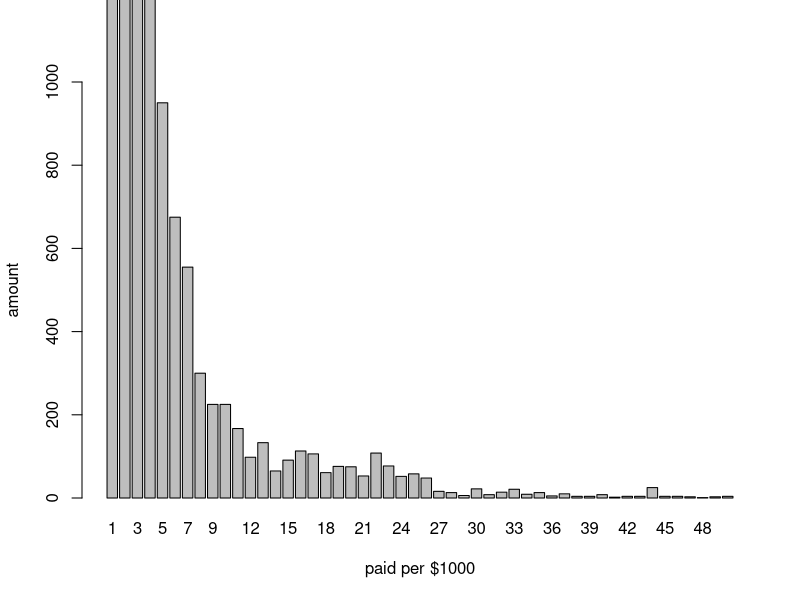
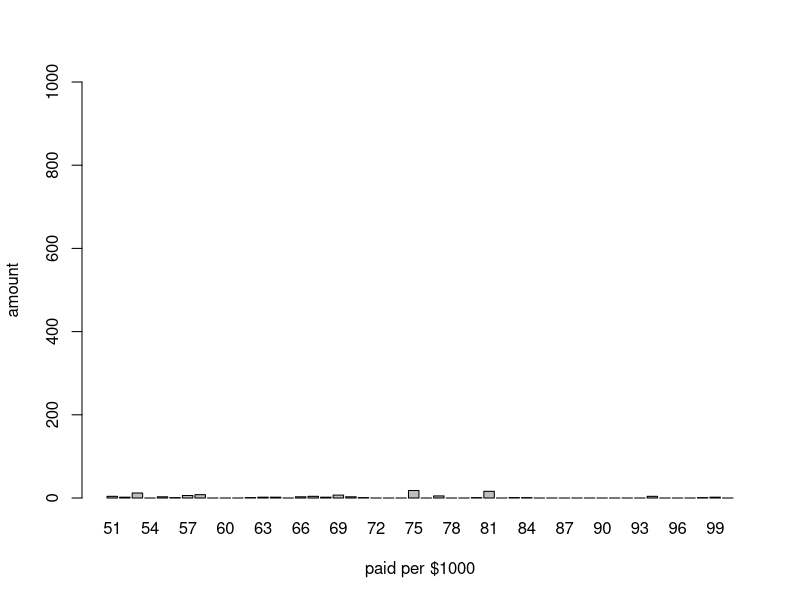

The R source for these figures, in order:
png('amount_stat.png')
v<-c(26586, 15644, 5277, 2623, 950, 675, 555, 300, 225, 225, 167, 98, 133, 65, 91, 113, 106, 61, 76, 75, 53, 108, 77, 52, 58, 48, 16, 13, 6, 22, 8, 14, 21, 9, 13, 5, 10, 4, 4, 8, 2, 4, 4, 25, 4, 4, 3, 1, 3, 4)
names(v) <- seq(1, length(v))
g = barplot(v, ylab = "amount", xlab = "paid per $1000", ylim=c(0,1000))
dev.off()

png('amount_stat_51_100.png')
v<-c(4, 2, 12, 0, 3, 1, 6, 8, 0, 0, 0, 1, 2, 2, 0, 3, 4, 2, 7, 3, 1, 0, 0, 0, 18, 0, 5, 0, 0, 1, 16, 0, 1, 1, 0, 0, 0, 0, 0, 0, 0, 0, 0, 4, 0, 0, 0, 1, 2, 0)
names(v) <- seq(50 + 1, 50 + length(v))
g = barplot(v, ylab = "amount", xlab = "paid per $1000", ylim=c(0,1000))
dev.off()



